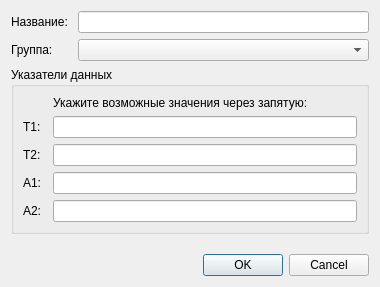
<?xml version="1.0" encoding="UTF-8"?>
<ui version="4.0">
 <class>AddFilterDialog</class>
 <widget class="QDialog" name="AddFilterDialog">
  <property name="geometry">
   <rect>
    <x>0</x>
    <y>0</y>
    <width>380</width>
    <height>287</height>
   </rect>
  </property>
  <layout class="QGridLayout" name="gridLayout_2">
   <item row="0" column="0">
    <widget class="QLabel" name="label_5">
     <property name="text">
      <string>Название: </string>
     </property>
    </widget>
   </item>
   <item row="1" column="0">
    <widget class="QLabel" name="label_6">
     <property name="text">
      <string>Группа: </string>
     </property>
    </widget>
   </item>
   <item row="1" column="1">
    <widget class="QComboBox" name="groupCombo">
     <property name="minimumSize">
      <size>
       <width>150</width>
       <height>0</height>
      </size>
     </property>
    </widget>
   </item>
   <item row="4" column="0" colspan="2">
    <layout class="QHBoxLayout" name="horizontalLayout">
     <item>
      <spacer name="horizontalSpacer">
       <property name="orientation">
        <enum>Qt::Horizontal</enum>
       </property>
       <property name="sizeHint" stdset="0">
        <size>
         <width>40</width>
         <height>20</height>
        </size>
       </property>
      </spacer>
     </item>
     <item>
      <widget class="QDialogButtonBox" name="buttonBox">
       <property name="standardButtons">
        <set>QDialogButtonBox::Cancel|QDialogButtonBox::Ok</set>
       </property>
      </widget>
     </item>
    </layout>
   </item>
   <item row="2" column="0" colspan="2">
    <widget class="QGroupBox" name="groupBox">
     <property name="title">
      <string>Указатели данных</string>
     </property>
     <layout class="QGridLayout" name="gridLayout">
      <item row="4" column="2">
       <widget class="QLineEdit" name="a1"/>
      </item>
      <item row="2" column="2">
       <widget class="QLineEdit" name="t1"/>
      </item>
      <item row="4" column="0" colspan="2">
       <widget class="QLabel" name="label_3">
        <property name="text">
         <string>A1:</string>
        </property>
       </widget>
      </item>
      <item row="3" column="0">
       <widget class="QLabel" name="label_2">
        <property name="text">
         <string>T2:</string>
        </property>
       </widget>
      </item>
      <item row="2" column="0">
       <widget class="QLabel" name="label">
        <property name="text">
         <string>T1:</string>
        </property>
       </widget>
      </item>
      <item row="3" column="2">
       <widget class="QLineEdit" name="t2"/>
      </item>
      <item row="0" column="2">
       <widget class="QLabel" name="label_8">
        <property name="text">
         <string>Укажите возможные значения через запятую:</string>
        </property>
       </widget>
      </item>
      <item row="5" column="0" colspan="2">
       <widget class="QLabel" name="label_4">
        <property name="text">
         <string>A2:</string>
        </property>
       </widget>
      </item>
      <item row="0" column="0" colspan="2">
       <widget class="QLabel" name="label_7">
        <property name="text">
         <string/>
        </property>
       </widget>
      </item>
      <item row="5" column="2">
       <widget class="QLineEdit" name="a2"/>
      </item>
     </layout>
    </widget>
   </item>
   <item row="3" column="1">
    <spacer name="verticalSpacer">
     <property name="orientation">
      <enum>Qt::Vertical</enum>
     </property>
     <property name="sizeHint" stdset="0">
      <size>
       <width>20</width>
       <height>1</height>
      </size>
     </property>
    </spacer>
   </item>
   <item row="0" column="1">
    <widget class="QLineEdit" name="nameEdit">
     <property name="minimumSize">
      <size>
       <width>200</width>
       <height>0</height>
      </size>
     </property>
    </widget>
   </item>
  </layout>
  <zorder>label_6</zorder>
  <zorder>groupCombo</zorder>
  <zorder>nameEdit</zorder>
  <zorder>label_5</zorder>
  <zorder>groupBox</zorder>
 </widget>
 <resources/>
 <connections/>
</ui>
